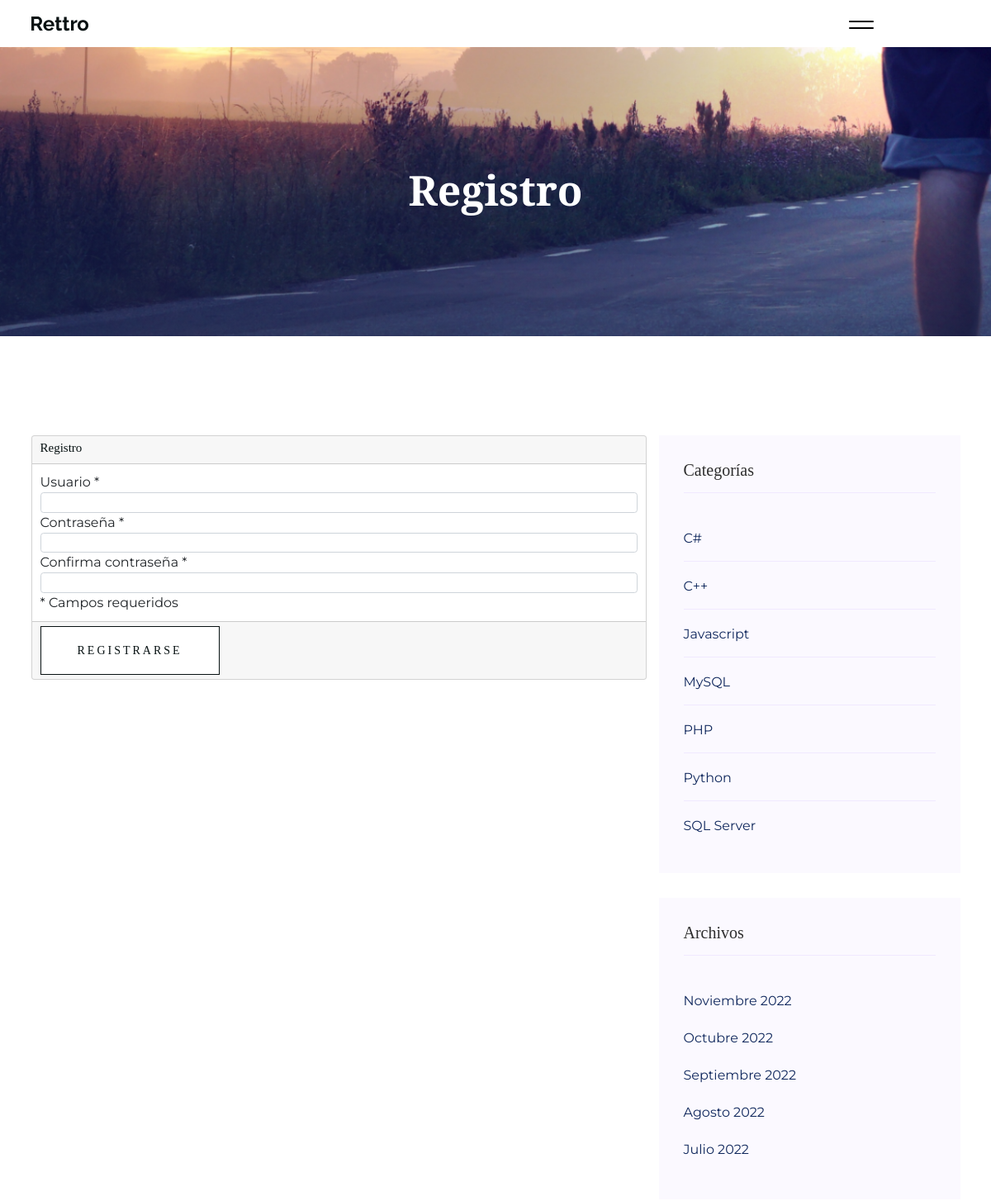
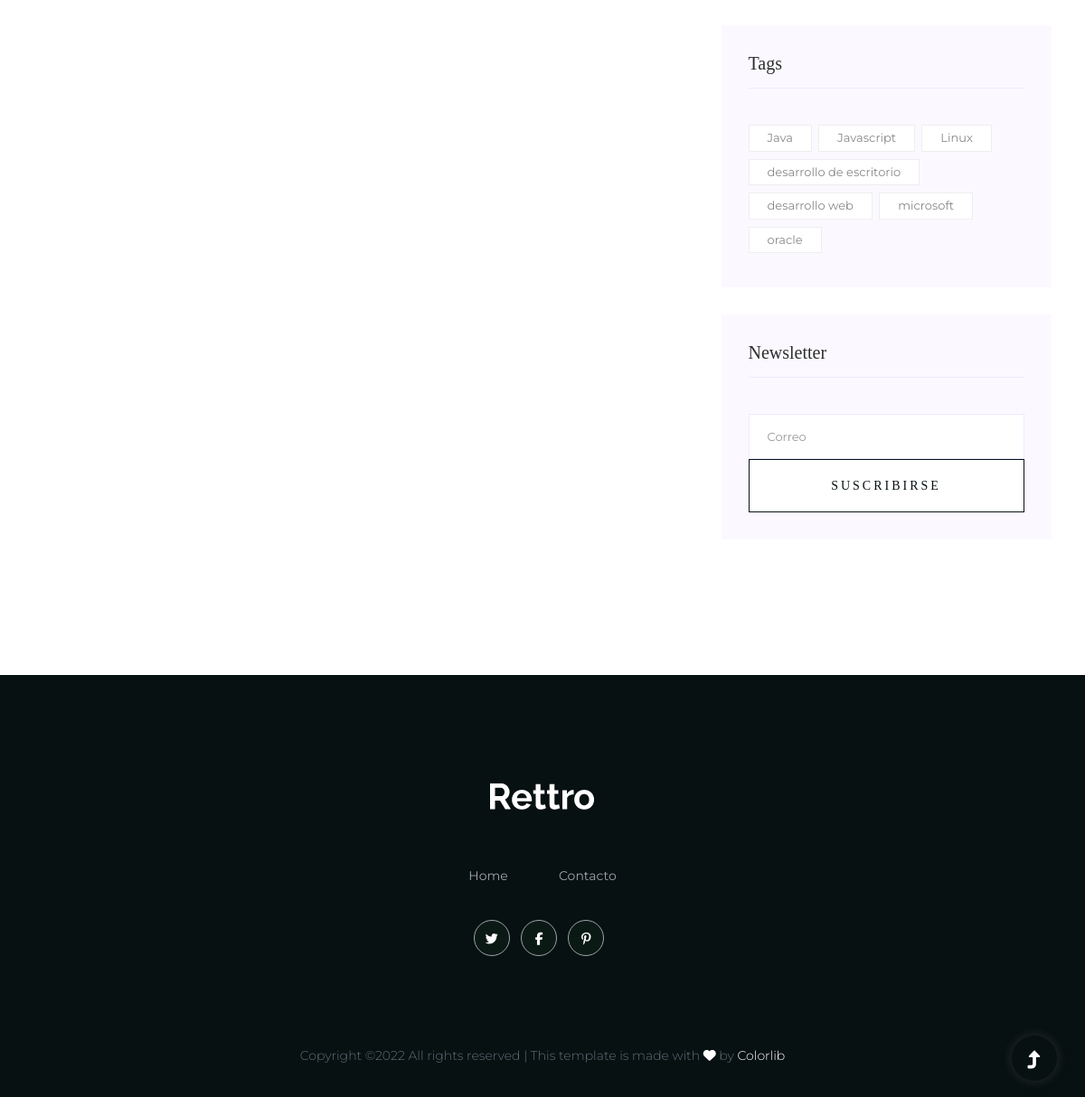
Screenshot of /register/ with the database file from the repository (2 pictures, top to bottom).
### core/models.py (models this page shows, shortened)
class Category(models.Model):
    name = models.CharField(max_length=200, unique=True, verbose_name='Nombre')
    active = models.BooleanField(default=True, verbose_name='Activo')
    created = models.DateTimeField(auto_now_add=True, verbose_name='Fecha de creación')
    updated = models.DateTimeField(auto_now=True, verbose_name='Fecha de modificación')
    class Meta:
        verbose_name= 'Categoria'
        verbose_name_plural = 'Categorias'
        ordering = ['name']

class Tag(models.Model):
    name = models.CharField(max_length=200, unique=True, verbose_name='Nombre')
    active = models.BooleanField(default=True, verbose_name='Activo')
    created = models.DateTimeField(auto_now_add=True, verbose_name='Fecha de creación')
    updated = models.DateTimeField(auto_now=True, verbose_name='Fecha de modificación')
    class Meta:
        verbose_name= 'Etiqueta'
        verbose_name_plural = 'Etiquetas'
        ordering = ['name']

class Link(models.Model):
    key = models.CharField(max_length=100, verbose_name='Key Link')
    name = models.CharField(max_length=120, verbose_name='Red Social')
    url = models.URLField(max_length=350, blank=True, null=True, verbose_name='Enlace')
    icon = models.CharField(max_length=100, blank=True, null=True, verbose_name='Icono')
    created = models.DateTimeField(auto_now_add=True, verbose_name='Fecha de creación')
    updated = models.DateTimeField(auto_now=True, verbose_name='Fecha de modificación')
    class Meta:
        verbose_name= 'Red Social'
        verbose_name_plural = 'Redes Sociales'
        ordering = ['name']

### core/views.py (the view)
# urls.py: path('register/',register, name="register"),
def register(request):
    title = 'Registro'
    try:
        if request.method == 'POST':
            username = request.POST['username']
            password = make_password(request.POST['password'])
            save_data = User(password=password, username=username)
            save_data.save()
            return redirect('signin')
        else:
            return render(request,'core/register.html',{
            'title':title
            })
    except:
        error = 'Usuario ya se encuentra registrado'
        return render(request,'core/register.html',{
            'title':title,
            'error':error
            })

### core/processors.py (called while the page is built)
def ctx_dic_about(request):
    ctx_about = {}
    ctx_about['ABOUT'] = About.objects.latest('created')
    return ctx_about

def ctx_dic_category(request):
    ctx_category = {}
    ctx_category['categories'] = Category.objects.filter(active=True)
    return ctx_category

def ctx_dic_tag(request):
    ctx_tags = {}
    ctx_tags['tag'] = Tag.objects.filter(active=True)
    return ctx_tags

def ctx_dic_link(request):
    ctx_link = {}
    links = Link.objects.all()
    for link in links:
        ctx_link[link.key] = {'url':link.url,'icon':link.icon}
    return ctx_link

def ctx_dic_history(request):
    ctx_history = {}
    ctx_history['dates'] = Post.objects.dates('created', 'month', order='DESC').distinct()
    return ctx_history

### templates/core/register.html (shortened to what this page needs)
{% extends 'layouts/core/base.html' %}
{% load static %}
{% block content %}
<div class="col-md-8">
    <form id="RegisterValidation" method="POST">
        <div class="card ">
            <div class="card-header ">
                <h4 class="card-title">Registro</h4>
            </div>
            <div class="card-body ">
                <div class="form-group has-label">
                    <label>
                        Usuario
                        <star class="star">*</star>
                    </label>
                <input class="form-control" name="username" type="text" required="true" />
                </div>
                <div class="form-group has-label">
                    <label>
                        Contraseña
                        <star class="star">*</star>
                    </label>
                    <input class="form-control" name="password" id="registerPassword" type="password" required="true" />
                </div>
                <div class="form-group has-label">
                    <label>
                        Confirma contraseña
                        <star class="star">*</star>
                    </label>
                    <input class="form-control" name="password_confirmation" id="registerPasswordConfirmation" type="password" required="true" equalTo="#registerPassword" />
                </div>
                <div class="card-category form-category">
                    <star class="star">*</star> Campos requeridos
                </div>
            </div>
            <div class="card-footer text-right">
                <button type="submit" class="button button-contactForm boxed-btn">Registrarse</button>
            </div>
        </div>
    </form>
</div>
    {% endblock %}

### templates/layouts/core/base.html (shortened to what this page needs)
{% load static %}
<!DOCTYPE html>
<html lang="en" class="no-js" lang="zxx">
<head>
    <link href="https://maxcdn.bootstrapcdn.com/font-awesome/latest/css/font-awesome.min.css" rel="stylesheet"/>
    <link rel="stylesheet" href="{% static 'css/bootstrap.min.css' %}">
    <link rel="stylesheet" href="{% static 'css/owl.carousel.min.css' %}">
    <link rel="stylesheet" href="{% static 'css/slicknav.css' %}">
    <link rel="stylesheet" href="{% static 'css/flaticon.css' %}">
    <link rel="stylesheet" href="{% static 'css/hamburgers.min.css' %}">
    <link rel="stylesheet" href="{% static 'css/progressbar_barfiller.css' %}">
    <link rel="stylesheet" href="{% static 'css/gijgo.css' %}">
    <link rel="stylesheet" href="{% static 'css/animate.min.css' %}">
    <link rel="stylesheet" href="{% static 'css/animated-headline.css' %}">
    <link rel="stylesheet" href="{% static 'css/magnific-popup.css' %}">
    <link rel="stylesheet" href="{% static 'css/fontawesome-all.min.css' %}">
    <link rel="stylesheet" href="{% static 'css/themify-icons.css' %}">
    <link rel="stylesheet" href="{% static 'css/slick.css' %}">
    <link rel="stylesheet" href="{% static 'css/nice-select.css' %}">
    <link rel="stylesheet" href="{% static 'css/style.css' %}">
</head>
<body>
    <header>
        <div class="header-area">
            <div class="main-header header-sticky">
                <div class="container-fluid">
                    <div class="row align-items-center">
                        <div class="col-xl-2 col-lg-2 col-md-1">
                            <div class="logo">
                                <a href="{% url 'index' %}"><img src="{% static 'img/logo/logo.png' %}" alt=""></a>
                            </div>
                        </div>
                        <div class="col-xl-9 col-lg-10">
                            <div class="main-menu black-menu menu-bg-white d-none d-lg-block">
                                <div class="hamburger hamburger--collapse">
                                    <div class="hamburger-box">
                                        <div class="hamburger-inner"></div>
                                    </div>
                                </div>
                            </div>
                        </div>
                    </div>
                </div>
            </div>
        </div>
    </header>
    <section class="slider-area slider-area2 slider-height2 d-flex align-items-center  hero-overly">
        <div class="container">
            <div class="row justify-content-center">
                <div class="col-xl-8 col-lg-11 col-md-12">
                    <div class="hero__caption hero__caption2 text-center">
                        <h2>{{title}}</h2>
                    </div>
                </div>
            </div>
        </div>
    </section>
    <main>
        <section class="blog_area section-padding">
        <div class="container">
            <div class="row">
                {% block content %}
                {% endblock %}
                <div class="col-lg-4">
                    <div class="blog_right_sidebar">
                        <aside class="single_sidebar_widget post_category_widget">
                            <h4 class="widget_title" style="color: #2d2d2d;">Categorías</h4>
                            <ul class="list cat-list">
                                {% for c in categories %}
                                    <li>
                                        <a href="{% url 'category' c.id %}" class="d-flex">
                                            <p>{{c.name}}</p>
                                        </a>
                                    </li>
                                {% endfor %}
                            </ul>
                        </aside>
                        <aside class="single_sidebar_widget popular_post_widget">
                            <h3 class="widget_title" style="color: #2d2d2d;">Archivos</h3>
                            <ul class="list cat-list">
                                {% for item in dates %}
                                    <li>
                                        {% if item.month == 7 %}<a href="{% url 'dates' item.month item.year %}" class="d-flex"><p>Julio {{ item.year }}</p></a>{% endif %}
                                        {% if item.month == 8 %}<a href="{% url 'dates' item.month item.year %}" class="d-flex"><p>Agosto {{ item.year }}</p></a>{% endif %}
                                        {% if item.month == 9 %}<a href="{% url 'dates' item.month item.year %}" class="d-flex"><p>Septiembre {{ item.year }}</p></a>{% endif %}
                                        {% if item.month == 10 %}<a href="{% url 'dates' item.month item.year %}" class="d-flex"><p>Octubre {{ item.year }}</p></a>{% endif %}
                                        {% if item.month == 11 %}<a href="{% url 'dates' item.month item.year %}" class="d-flex"><p>Noviembre {{ item.year }}</p></a>{% endif %}
                                    </li>
                                {% endfor %}
                            </ul>
                        </aside>
                        <aside class="single_sidebar_widget tag_cloud_widget">
                            <h4 class="widget_title" style="color: #2d2d2d;">Tags</h4>
                            <ul class="list">
                                {% for t in tag %}
                                    <li>
                                        <a href="#">{{ t.name }}</a>
                                    </li>
                                {% endfor %}
                            </ul>
                        </aside>
                        <aside class="single_sidebar_widget newsletter_widget">
                            <h4 class="widget_title" style="color: #2d2d2d;">Newsletter</h4>
                            <form action="{% url 'newsletter' %}" method="POST" id="FormNewsletter">
                                <div class="form-group has-label">
                                    <input type="email" class="form-control" onfocus="this.placeholder = ''"onblur="this.placeholder = 'Correo'" placeholder='Correo' name="email" required="true">
                                </div>
                                <button class="button rounded-0 primary-bg text-white w-100 btn_1 boxed-btn" type="submit">Suscribirse</button>
                            </form>
                        </aside>
                    </div>
                </div>
            </div>
        </div>
        </section>
    </main>
    <footer>
        <div class="footer-wrappper">
            <div class="footer-area footer-padding">
                <div class="container">
                    <div class="row">
                        <div class="col-xl-12">
                            <div class="single-footer-caption mb-50 text-center">
                                <div class="footer-logo mb-25">
                                    <a href="index.html"><img src="{% static 'img/logo/logo2_footer.png' %}" alt=""></a>
                                </div>
                                <div class="main-menu2">
                                    <nav>
                                        <ul>
                                            <li><a href="{% url 'index' %}">Home</a></li>
                                            <li><a href="{% url 'contact' %}">contacto</a></li>
                                        </ul>
                                    </nav>
                                </div>
                                <div class="footer-social">
                                    {% if KEY_TWITTER.url  %}
                                        <a href="{{ KEY_TWITTER.url }}"><i class="{{ KEY_TWITTER.icon }}"></i></a>
                                    {% endif %}
                                    {% if KEY_FACEBOOK.url %}
                                        <a href="{{ KEY_FACEBOOK.url }}"><i class="{{ KEY_FACEBOOK.icon }}"></i></a>
                                    {% endif %}
                                    {% if KEY_PINTEREST.url %}
                                        <a href="{{ KEY_PINTEREST.url }}"><i class="{{ KEY_PINTEREST.icon }}"></i></a>
                                    {% endif %}
                                </div>
                            </div>
                        </div>
                    </div>
                </div>
            </div>
            <div class="footer-bottom-area">
                <div class="container">
                    <div class="footer-border">
                        <div class="row d-flex align-items-center">
                            <div class="col-xl-12 ">
                                <div class="footer-copy-right text-center">
                                <p>
                                    Copyright &copy;<script>document.write(new Date().getFullYear());</script> All rights reserved | This template is made with <i class="fa fa-heart" aria-hidden="true"></i> by <a href="https://colorlib.com" target="_blank">Colorlib</a>
                                    </p>
                                </div>
                            </div>
                        </div>
                    </div>
                </div>
            </div>
        </div>
    </footer>
<div id="back-top" >
    <a title="Go to Top" href="#"> <i class="fas fa-level-up-alt"></i></a>
</div>
</body>
</html>

### rows the page displays
Category: name "C#"
Category: name "C++"
Category: name "Javascript"
Category: name "MySQL"
Category: name "PHP"
Category: name "Python"
Category: name "SQL Server"
Tag: name "Java"
Tag: name "Javascript"
Tag: name "Linux"
Tag: name "desarrollo de escritorio"
Tag: name "desarrollo web"
Tag: name "microsoft"
Tag: name "oracle"

### other values shown
{{ title }} "Registro"
{{ item.year }} "2022"
